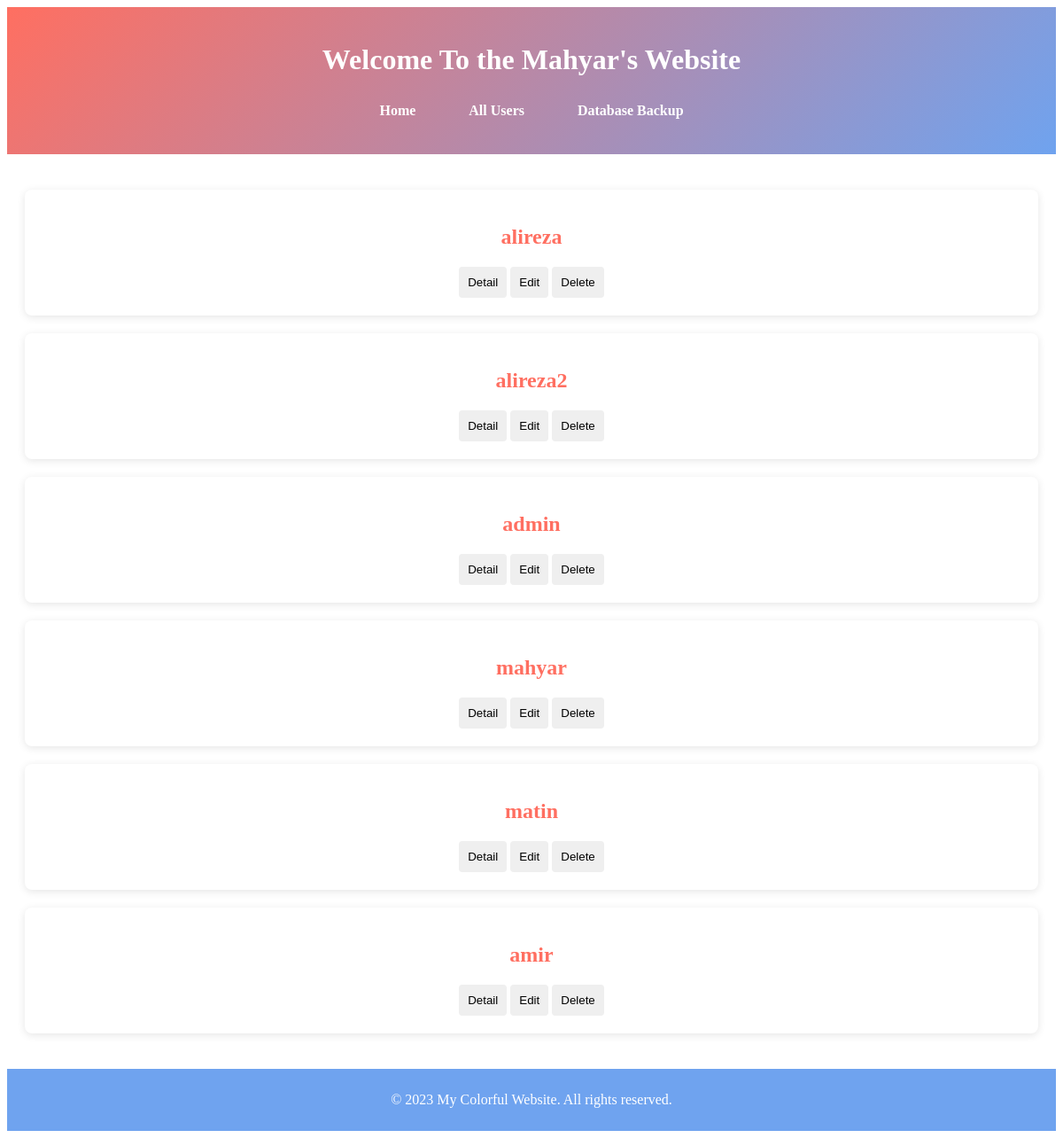
The app's page /admin/all_users.php, older data.
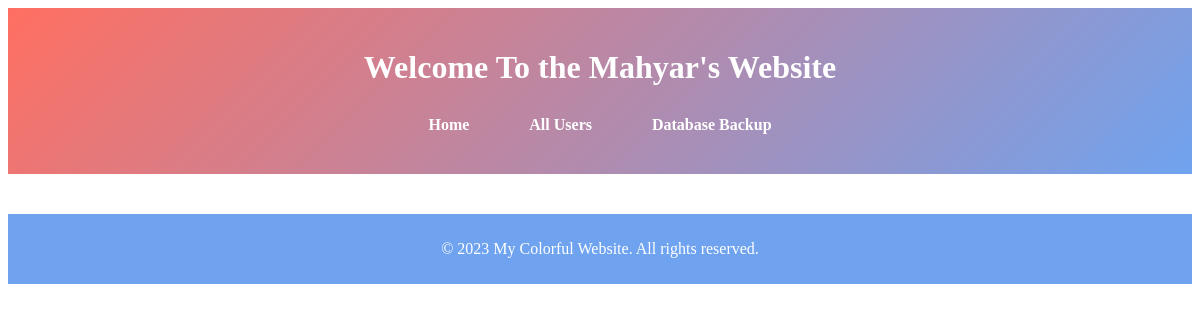
The same page, newer data.
### tables this page shows
CREATE TABLE `users` (
  `user_id` int(11) NOT NULL AUTO_INCREMENT,
  `username` varchar(255) NOT NULL,
  `email` varchar(255) NOT NULL,
  `first_name` varchar(255) DEFAULT NULL,
  `last_name` varchar(255) DEFAULT NULL,
  `bio` varchar(1000) DEFAULT NULL,
  `password` varchar(255) NOT NULL,
  `token` varchar(32) DEFAULT NULL,
  `token_expires` datetime DEFAULT NULL,
  `registration_date` timestamp NULL DEFAULT current_timestamp(),
  PRIMARY KEY (`user_id`),
  UNIQUE KEY `email` (`email`),
  UNIQUE KEY `username` (`username`)
);

### admin/all_users.php (the view, shortened to what this page needs)
<?php
include "../db/db.php";
$stmt = $conn->prepare("SELECT * FROM users");
$stmt->execute();
$result = $stmt->get_result();
if ($result) {
    $rows = $result->fetch_all(MYSQLI_ASSOC);
}
?>
<html lang="en">
<head>
    <link rel="stylesheet" href="/statics/index.css">
    <link rel="stylesheet" href="/login/login.css">
</head>
<body>
<?php include "../statics/header_admin.php"; ?>
<main>
    <?php foreach ($rows as $row): ?>
    <section>
    <h2><a href="."><?php echo $row['username']; ?></a></h2>
    <button type="button" onclick="redirect('detail_users.php?operation=detail&user_id=<?php echo $row['user_id']; ?>');">Detail</button>
    <button type="button" onclick="#">Edit</button>
    <button type="button" onclick="redirect('detail_users.php?operation=delete&user_id=<?php echo $row['user_id']; ?>');">Delete</button>
    </section>
    <?php endforeach; ?>
</main>
</body>
</html>

### statics/header_admin.php (shortened to what this page needs)
<header>
    <h1>Welcome To the Mahyar's Website</h1>
    <nav>
        <ul>
            <li><a href="/">Home</a></li>
            <li><a href="all_users.php">All Users</a></li>
            <li><a href="download_db_bk.php">Database Backup</a></li>
        </ul>
    </nav>
</header>

### statics/index.css (style rules this page uses)
* { box-sizing: border-box; }
header { background: linear-gradient(135deg, #ff6f61, #6fa3ef); padding: 20px 0; text-align: center; }
h1 { color: white; margin-bottom: 10px; }
nav ul { display: flex; justify-content: center; align-items: center; padding: 0; margin: 20; }
nav ul li { display: inline; margin: 0 30px; }
nav ul li a { text-decoration: none; color: white; font-weight: bold; }
main { padding: 20px; text-align: center; }
footer { text-align: center; padding: 10px 0; background-color: #6fa3ef; color: white; position: relative; bottom: 0; width: 100%; }
nav { display: flex; justify-content: center; align-items: center; }
section { margin: 20px 0; padding: 20px; border-radius: 8px; background-color: #fff; box-shadow: 0 2px 10px rgba(0, 0, 0, 0.1); }
h2 { color: #ff6f61; text-underline-offset: unset; }
h2 a { color: #ff6f61; text-decoration: none; }

### login/login.css (style rules this page uses)
h2 { margin-bottom: 20px; }
button { padding: 10px; border: none; border-radius: 4px; cursor: pointer; transition: background-color 0.3s; }

Row changes from the older to the newer data that the page shows:
removed users: username "alireza"
removed users: username "alireza2"
removed users: username "admin"
removed users: username "mahyar"
removed users: username "matin"
removed users: username "amir"
